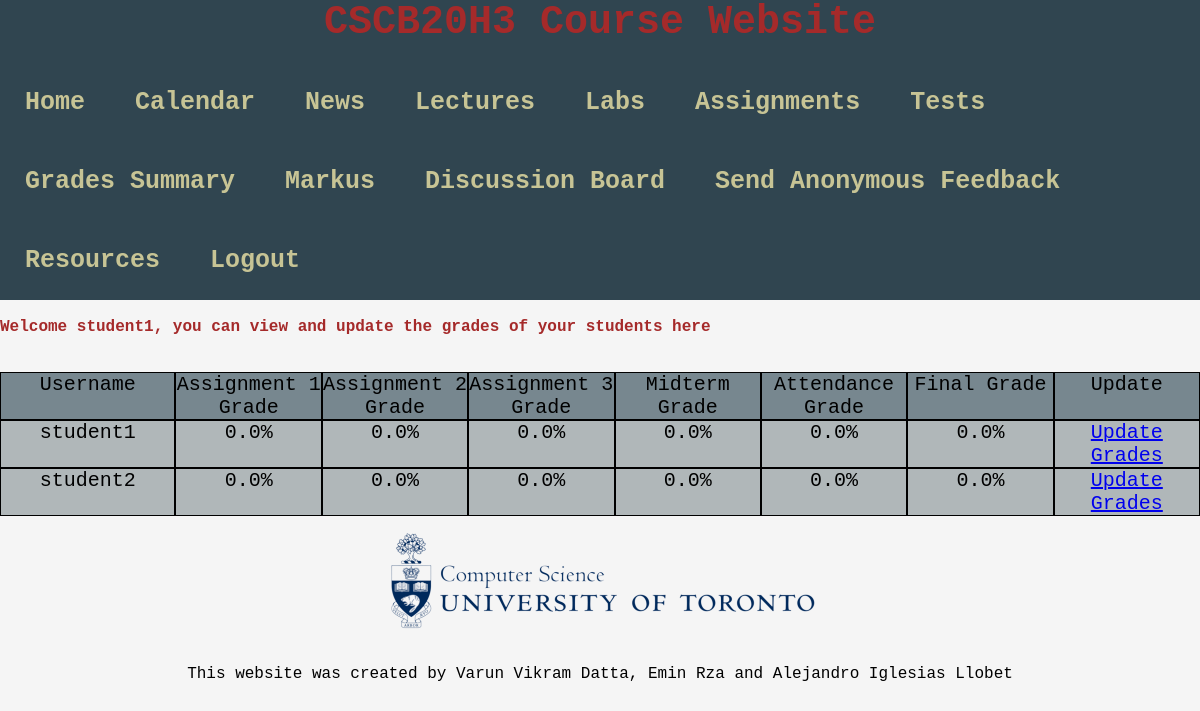
Page /View_Grades_Instructor (signed in) on the committed database.
### app.py (models this page shows, shortened)
class Student(db.Model):
    __tablename__ = 'Student'
    id = db.Column(db.Integer, primary_key=True)
    username = db.Column(db.String(100), unique=True, nullable=False)
    email = db.Column(db.String(100), unique=True, nullable=False)
    password = db.Column(db.String(100), nullable=False)
    assignment1 = db.Column(db.Float, nullable=False)
    assignment2 = db.Column(db.Float, nullable=False)
    assignment3 = db.Column(db.Float, nullable=False)
    tut_attendance = db.Column(db.Float, nullable=False)
    midterm = db.Column(db.Float, nullable=False)
    final = db.Column(db.Float, nullable=False)

### app.py (the view)
@app.route('/View_Grades_Instructor')
def View_Grades_Instructor():
    pagename = 'View Grades'
    query_Student_result = Student.query.order_by(Student.username)
    return render_template('View_Grades_Instructor.html', pagename = pagename,query_Student_result= query_Student_result)

### templates/View_Grades_Instructor.html (shortened to what this page needs)
{% extends "template.html" %}
{% block content %}
<h3>Welcome {{session.user}}, you can view and update the grades of your students here</h3>
<br><br>
<center>
    <div class="table">
      <div class="row rowdark">
        <div class="cell w">Username</div>
        <div class="cell">Assignment 1 Grade</div>
        <div class="cell">Assignment 2 Grade </div>
        <div class="cell">Assignment 3 Grade</div>
        <div class="cell">Midterm Grade </div>
        <div class="cell"> Attendance Grade</div>
        <div class="cell"> Final Grade</div>
        <div class="cell"> Update</div>
      </div>
      {%for student in query_Student_result%}
        <div class="row rowlight">
            <div class="cell w"> {{student.username}}  </div>
            <div class="cell"> {{student.assignment1}}% </div>
            <div class="cell"> {{student.assignment2}}%   </div>
            <div class="cell">{{student.assignment3}}% </div>
            <div class="cell">{{student.midterm}}% </div>
            <div class="cell">  {{student.tut_attendance}}% </div>
            <div class="cell"> {{student.final}}% </div>
            <div class="cell"> <a href ="/Update_Grades_Instructor/{{student.id }}">Update Grades </a></div>
        </div>
      {%endfor%}
    </center>
{% endblock %}

### static/styles/template.css (style rules this page uses)
html { -webkit-text-size-adjust: 100%; -ms-text-size-adjust: 100%; }
*, *:before, *:after { -moz-box-sizing: border-box; -webkit-box-sizing: border-box; box-sizing: border-box; }
body { background-color:whitesmoke; font-family: "VT323", monospace; margin: 0; }
h3 { font-family: "VT323", monospace; font-size: 1.0rem; color: brown; margin: 0; }
.cell.w { width: 300px; font-size: 20px; }
.row { display: flex; flex-direction: row; font-size: 20px; }
.rowdark { background-color: #77878f; }
.rowlight { background-color: #b0b7b9; }
.cell { width: 250px; border: 0.5px black solid; }

### rows in the picture
Student: user "student1", username "student1", assignment1 "0.0", assignment2 "0.0", assignment3 "0.0", midterm "0.0", tut_attendance "0.0", final "0.0"
Student: username "student2", assignment1 "0.0", assignment2 "0.0", assignment3 "0.0", midterm "0.0", tut_attendance "0.0", final "0.0"
